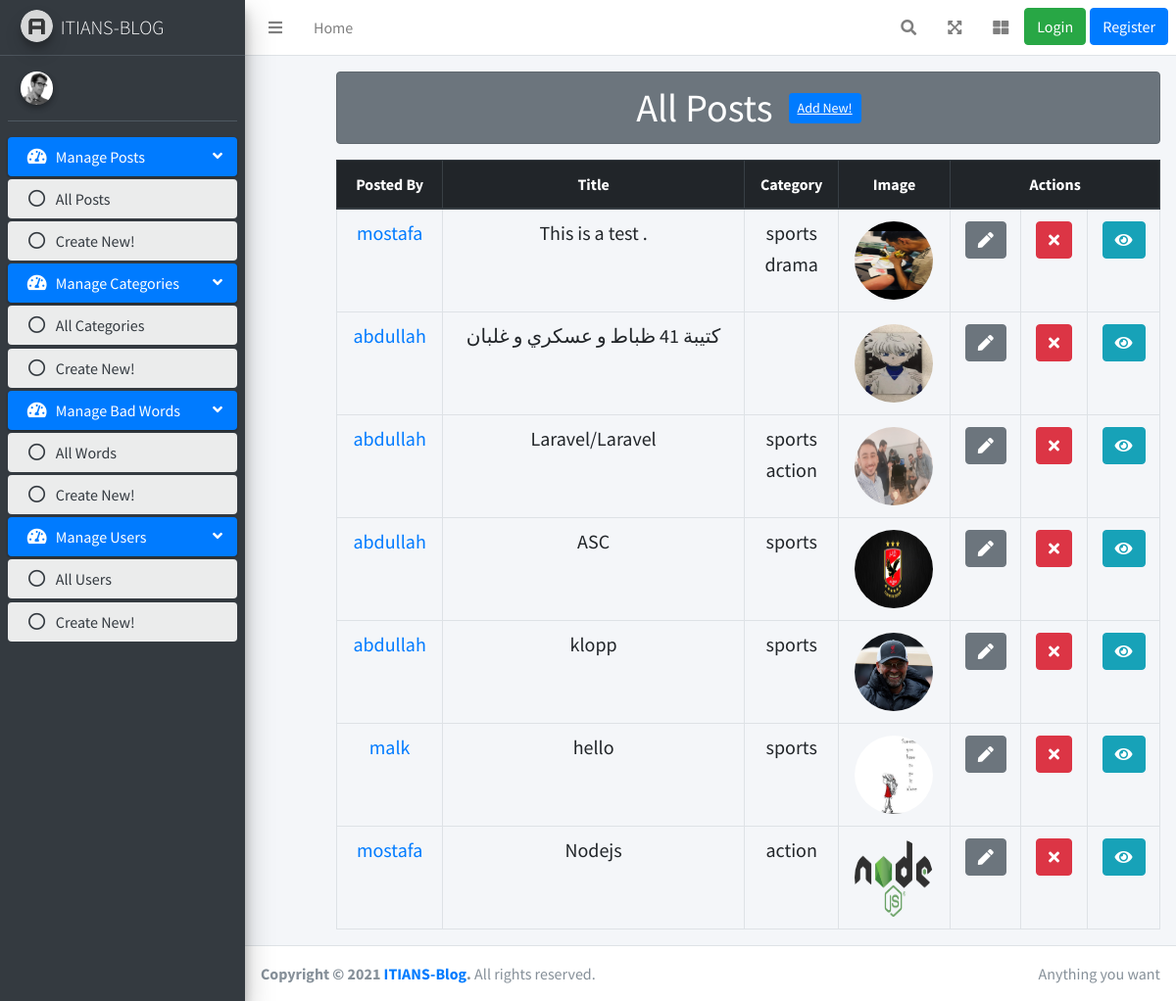
The app's page /auth/posts, older data.
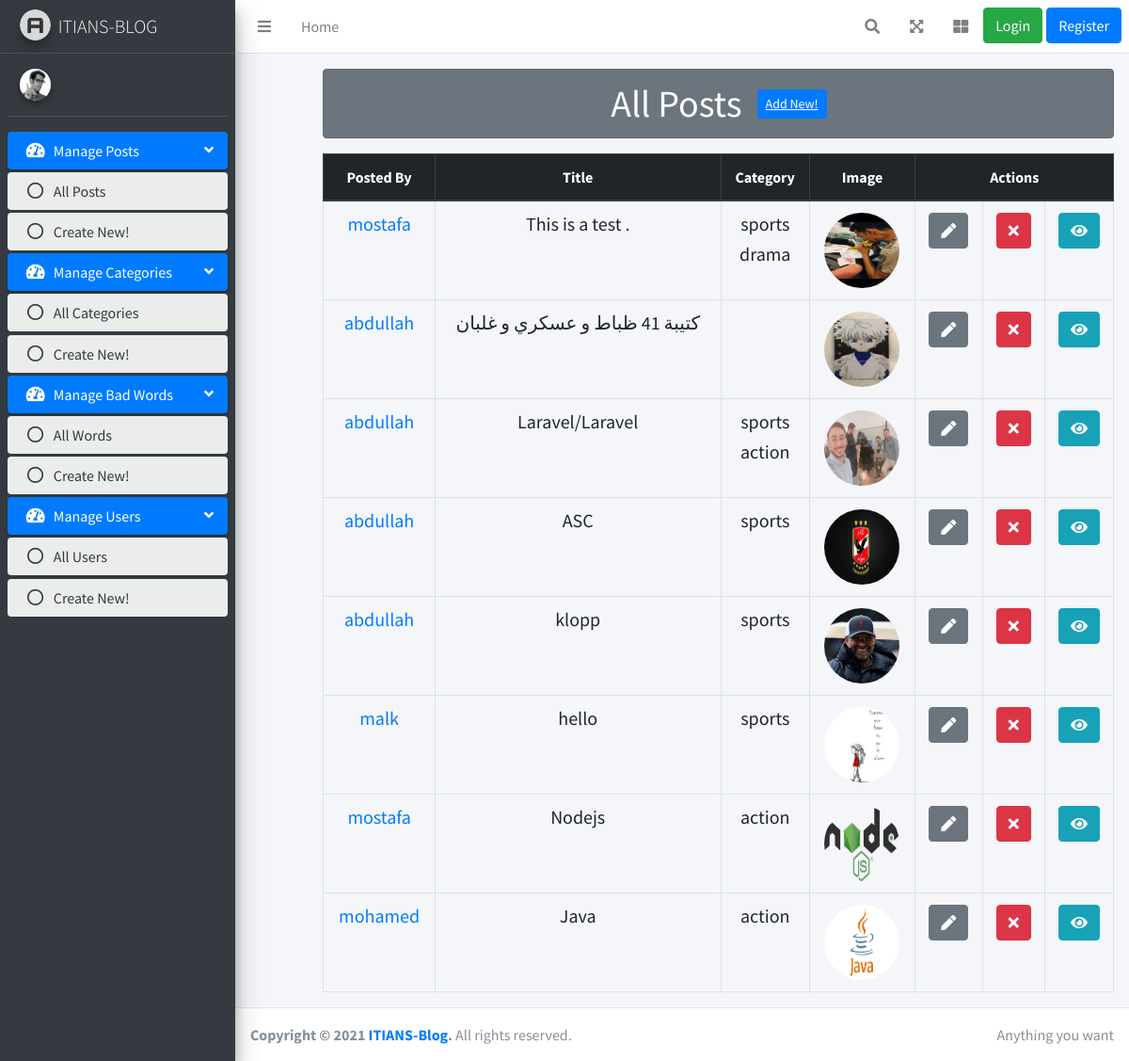
The same page, newer data.
### posts/models.py (models this page shows, shortened)
class Post(models.Model):
    user = models.ForeignKey(User, on_delete=models.CASCADE)
    title = models.CharField(max_length = 50)
    content = models.TextField(max_length = 600)
    image = models.ImageField(upload_to = "posts")
    publish = models.DateTimeField(auto_now_add = True)
    categories = models.ManyToManyField(Category, related_name="categories", blank=True)
    slug = models.SlugField(primary_key=True, db_index=True)
    likes = models.ManyToManyField(User, related_name="likes", blank=True)
    dislikes = models.ManyToManyField(
        User, related_name="dislikes", blank=True)

class Category(models.Model):
    name = models.CharField(max_length = 30)
    subscribers = models.ManyToManyField(User, blank=True, related_name="subscribers")

### dashboard/views.py (the view)
# urls.py: path("auth/posts", views.all_posts, name="allposts"),
def all_posts(request):
    posts = Post.objects.all()
    context = {"data": posts}
    return render(request, 'auth/dashboard/posts/posts.html', context)

### dashboard/templates/auth/dashboard/posts/posts.html (shortened to what this page needs)
{%extends 'dashboard/layout/base.html'%}
{%block body_block %}
<div class="container-fluid">
    <div class="row">
        <div class="col-11 offset-1 text-center">
        <div class=" mt-3">
            <h1 class="alert alert-secondary">All Posts
                <a href="/auth/add/post" class="btn btn-sm btn-primary mb-2 ml-2">Add New!</a>
            </h1>
        </div>
        <table class="table table-bordered">
            <thead class="thead-dark">
                <tr>
                    <th scope="col">Posted By</th>
                    <th scope="col">Title</th>
                    <th scope="col">Category</th>
                    <th scope="col">Image</th>
                    <th scope="col" colspan="3">Actions</th>
                </tr>
            </thead>
            <tbody>
                {%for post in data%}
                <tr>
                    <td><a href="/auth/post_details/{{post.slug}}"><h5>{{post.user}}</h5></a></td>
                    <td><h5>{{post.title}}</h5></td>
                    <td>
                        {% for category in post.categories.all %}
                        <h5>{{category.name}}</h5>
                        {% endfor %}
                    </td>
                    <td><img class="rounded-circle" src="{{ post.image.url }}" width="80" height="80"/></td>
                    <td><a href="/auth/post/edit/{{post.slug}}" class="btn btn-secondary"><i class="fas fa-pen"></i></a></td>
                    <td><a href="/auth/post/delete/{{post.slug}}" class="btn btn-danger"><i class="fas fa-times"></i></a></td>
                    <td><a href="/auth/post_details/{{post.slug}}" class="btn btn-info"><i class="fas fa-eye"></i></a></td>
                </tr>
                {%endfor%}
            </tbody>
        </table>
        </div>
    </div>
</div>
{% endblock %}

Row changes from the older to the newer data that the page shows:
added Post: user "mohamed", title "Java", image (picture), Category (name "action")
